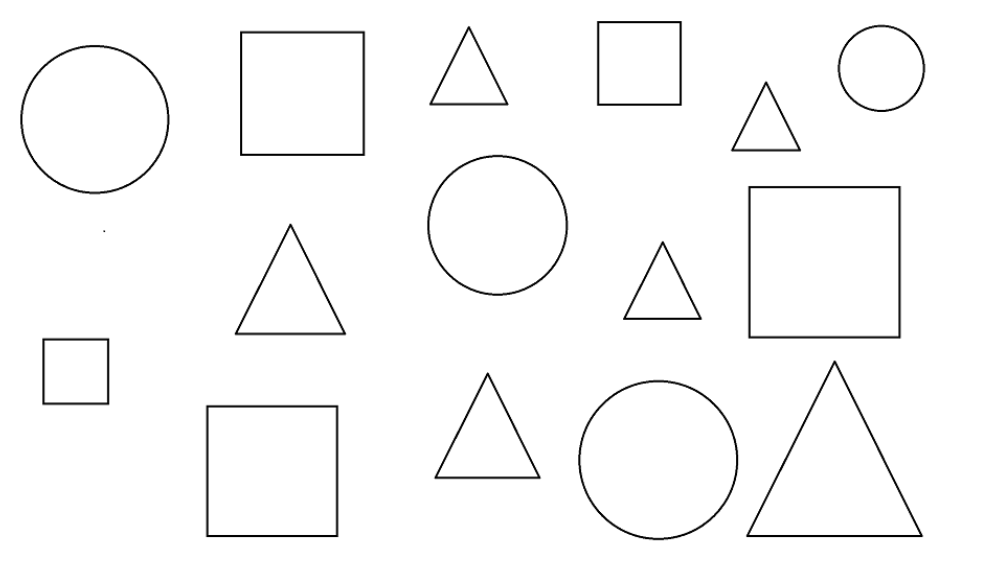
#> input picture lr6/picture.png, 998 x 573 px
$ python lab6.py
#> lines starting #> are read from the running program, lines starting #| are printed output that depends on the picture; after the words box and inside, x2 and y2 are one past the last pixel; in counts of white or black regions, pixels touching at a corner belong together
import cv2
import numpy as np

def nothing(x):
    pass

def createTrackbar():
    cv2.namedWindow("conversion parameter")

    cv2.createTrackbar("threshold1canny", "conversion parameter", 0, 255, nothing)
    cv2.createTrackbar("threshold2canny", "conversion parameter", 0, 255, nothing)
    cv2.createTrackbar("thickness", "conversion parameter", 0, 50, nothing)

    cv2.moveWindow("conversion parameter", 960, 100)


if __name__ == "__main__":

    createTrackbar()

    picture = cv2.imread('lr6/picture.png', cv2.IMREAD_GRAYSCALE)
#> picture is the input picture: shape (573, 998); min 0, max 255, mean 249.6
    picture = cv2.resize(picture, (picture.shape[1] // 2, picture.shape[0] // 2))
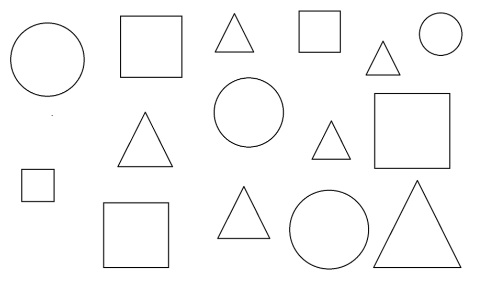
#> picture: shape (286, 499); min 0, max 255, mean 249.6
    picture = cv2.blur(picture, (3,3))
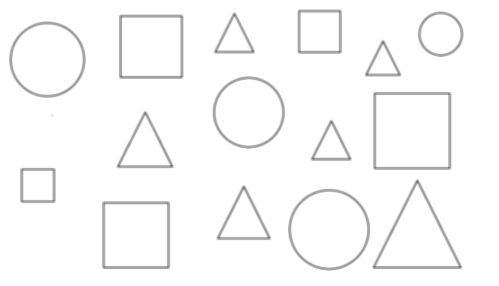
#> picture: shape (286, 499); min 101, max 255, mean 249.6

    while True:

        threshold1canny = int(cv2.getTrackbarPos("threshold1canny", "conversion parameter"))
        threshold2canny = int(cv2.getTrackbarPos("threshold2canny", "conversion parameter"))
        thickness = int(cv2.getTrackbarPos("thickness", "conversion parameter"))

        pictureCanny = cv2.Canny(picture, threshold1canny, threshold2canny, apertureSize=3, L2gradient=False)
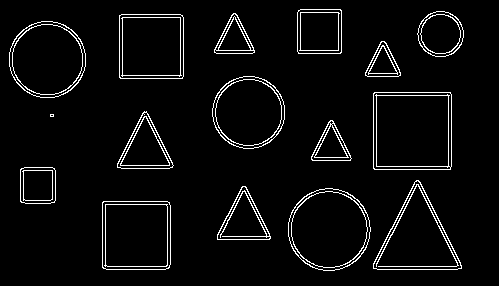
#> pictureCanny: shape (286, 499); 4.5% white in thin lines or dots, all inside (x1, y1, x2, y2) = (9, 9, 464, 271)

        contours, hierarchy = cv2.findContours(pictureCanny, cv2.RETR_EXTERNAL, cv2.CHAIN_APPROX_SIMPLE)
#> contours = 16 contours, 1 with area under 20; largest, box (x1, y1, x2, y2) and area: (373, 92, 452, 170) 6001, (288, 188, 371, 271) 5260, (102, 201, 171, 270) 4606, (9, 21, 86, 98) 4582, (373, 180, 462, 270) 4271

        contours_poly = [None]*len(contours)
#> contours_poly = 16 items
        boundRect = [None]*len(contours)
#> boundRect = 16 items
        centers = [None]*len(contours)
#> centers = 16 items
        radius = [None]*len(contours)
#> radius = 16 items

        for i, c in enumerate(contours):
            contours_poly[i] = cv2.approxPolyDP(c, 3, True)
            boundRect[i] = cv2.boundingRect(contours_poly[i])
            centers[i], radius[i] = cv2.minEnclosingCircle(contours_poly[i])
#> this loop made 16 passes
#> c on pass 7: [[50, 114], [50, 116], [53, 116], [53, 114]]
#> after the loop, boundRect = 16 items, first 6: (102, 201, 68, 68), (288, 188, 83, 83), (217, 186, 53, 54), (373, 180, 89, 89), (20, 168, 35, 35), (311, 120, 40, 41); centers = [(135.5, 234.5), (328.7, 229.1), (243, 218.9), (417, 235), (37.49, 185), (330.9, 144.6), (51.5, 115), (144.5, 145.8), (412, 130.5), (248.3, 112), (382.5, 62.47), (47, 59), (150.5, 46.5), (234, 37.62), (440.2, 33.7), (319.5, 31.5)]; contours_poly = 16 contours, 1 with area under 20; largest, box (x1, y1, x2, y2) and area: (373, 92, 451, 170) 5852, (288, 188, 371, 271) 5040, (9, 21, 86, 98) 4394, (102, 201, 170, 269) 4357, (119, 15, 183, 79) 3938; radius = [46.67, 41.36, 32.88, 55, 23.7, 24.57, 1.8, 34.75, 54.1, 36.47, 21.52, 38.64, 44.55, 24.64, 23.09, 30.41]

        result = np.zeros((pictureCanny.shape[0], pictureCanny.shape[1], 3), dtype=np.uint8)

        for i in range(len(contours)):

            # boundRect[i][0] - x
            # boundRect[i][1] - y
            # boundRect[i][2] - w
            # boundRect[i][3] - h
            # centers[i][0] - x
            # centers[i][1] - y
            # radius[i] - r

            factP = cv2.arcLength(contours_poly[i], True)
            boundRestP = 2 * (boundRect[i][2] + boundRect[i][3])
            boundCircP = 2 * 3.141 * radius[i]

            if factP/boundRestP >= 0.95 and factP/boundRestP <= 1.05:
                color = (255, 255, 0)
            elif factP/boundCircP >= 0.95 and factP/boundCircP <= 1.05:
                color = (0, 0, 255)
            else:
                color = (255, 0, 255)
            cv2.drawContours(result, contours, i, color, thickness)
#> this loop made 16 passes
#> (factP, boundRestP, boundCircP, color) on passes 1 to 12: (264, 272, 293.2, (255, 255, 0)), (255.6, 332, 259.9, (0, 0, 255)), (171.6, 214, 206.6, (255, 0, 255)), (284.8, 356, 345.5, (255, 0, 255)), (134, 140, 148.9, (255, 255, 0)), (127.1, 162, 154.4, (255, 0, 255)), (7.21, 14, 11.33, (255, 0, 255)), (179.8, 226, 218.3, (255, 0, 255)), (306, 312, 339.9, (255, 255, 0)), (223.6, 292, 229.1, (0, 0, 255)), (112.9, 142, 135.2, (255, 0, 255)), (238.6, 308, 242.7, (0, 0, 255))
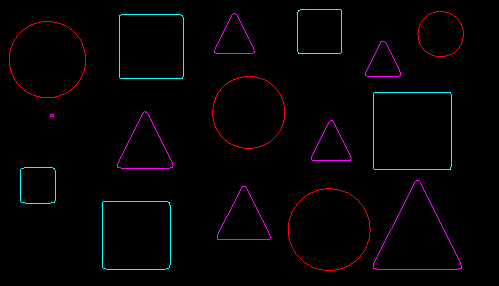
#> result: shape (286, 499, 3); mean of channels 0, 1, 2 3.7, 2, 3.1; drawn as B, G, R

        cv2.imshow('result', result)
        cv2.imshow('pictureAfterCanny', pictureCanny)
        cv2.imshow('picture', picture)

        if cv2.waitKey(1) == ord('q'):
#> (key q is pressed here)
            break
